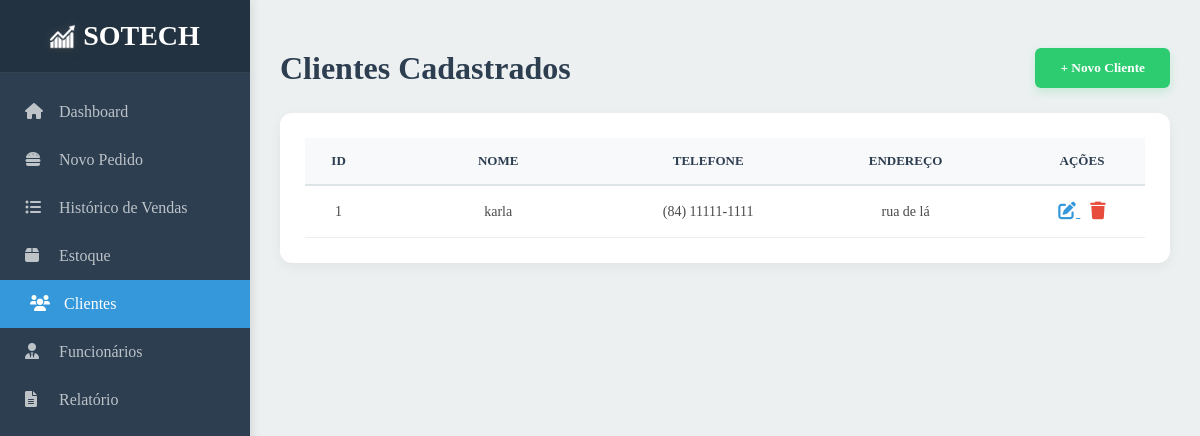
Page /clientes/ on the earlier database version.
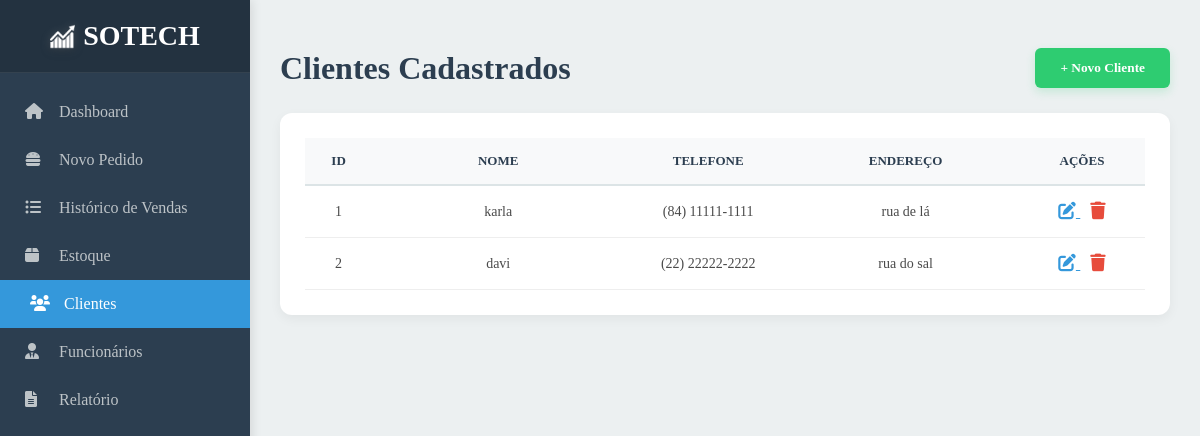
Same page on the later database version.
### core/models.py (models this page shows, shortened)
class Cliente(models.Model):
    nome = models.CharField("Nome", max_length=50)
    endereco = models.CharField("Endereço", max_length=100)
    telefone = models.CharField("Telefone", max_length=16, default="")

### core/views.py (the view)
# urls.py: path('clientes/',clientes,name="clientes"),
def clientes(request):
    form = ClienteForm(request.POST or None)
    clientes = Cliente.objects.all()
    if form.is_valid():
        form.save()
        return redirect("clientes")
    context={
        "form" : form,
        "clients" : clientes,
    }
    return render(request,"html/clientes.html",context)

### core/templates/html/clientes.html (shortened to what this page needs)
{% extends 'base.html' %}
{% load static %}
{% load widget_tweaks %}
{% block estilo %}
<link rel="stylesheet" href="{% static 'style/style_clientes.css' %}?{% now 'U' %}">
{% endblock %}
{% block conteudo %}
<main class="main-content">
    <header class="main-header">
        <h1>Clientes Cadastrados</h1>
        <button class="btn-add" onclick="document.getElementById('modalCliente').style.display='block'">
            + Novo Cliente
        </button>
    </header>
    <div class="table-card">
        <table class="clients-table">
            <thead>
                <tr>
                    <th>ID</th>
                    <th>Nome</th>
                    <th>Telefone</th>
                    <th>Endereço</th>
                    <th>Ações</th>
                </tr>
            </thead>
            <tbody>
                {% for client in clients %}
                <tr>
                    <td>{{ client.id }}</td>
                    <td>{{ client.nome }}</td>
                    <td>{{ client.telefone }}</td>
                    <td>{{ client.endereco }}</td>
                    <td>
                        <a class="btn-edit" href="{% url 'cliente_editar' client.id %}">
                            <i class="fas fa-edit"></i>
                        </a>
                        <a class="btn-delete" href="{% url 'cliente_remover' client.id %}">
                            <i class="fas fa-trash"></i>
                        </a>
                    </td>
                </tr>
                {% endfor %}
            </tbody>
        </table>
    </div>
</main>
{% endblock %}

Differences in the rows shown:
added Cliente: id "2", nome "davi", telefone "(22) 22222-2222", endereco "rua do sal"
